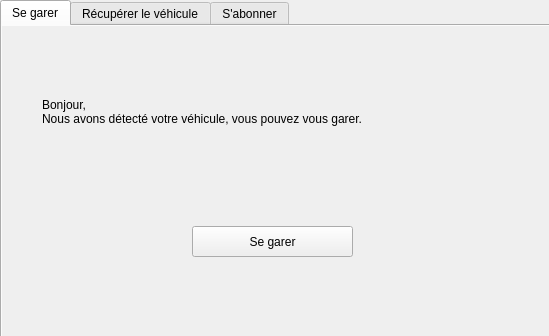
<?xml version="1.0" encoding="UTF-8"?>
<ui version="4.0">
 <class>consumer_home</class>
 <widget class="QMainWindow" name="consumer_home">
  <property name="geometry">
   <rect>
    <x>0</x>
    <y>0</y>
    <width>549</width>
    <height>336</height>
   </rect>
  </property>
  <property name="windowTitle">
   <string>DreamPark</string>
  </property>
  <widget class="QWidget" name="centralwidget">
   <widget class="QFrame" name="subscribed">
    <property name="enabled">
     <bool>true</bool>
    </property>
    <property name="geometry">
     <rect>
      <x>0</x>
      <y>0</y>
      <width>551</width>
      <height>341</height>
     </rect>
    </property>
    <property name="accessibleDescription">
     <string/>
    </property>
    <property name="autoFillBackground">
     <bool>true</bool>
    </property>
    <property name="frameShape">
     <enum>QFrame::Panel</enum>
    </property>
    <property name="frameShadow">
     <enum>QFrame::Raised</enum>
    </property>
    <widget class="QTabWidget" name="tabWidget">
     <property name="enabled">
      <bool>true</bool>
     </property>
     <property name="geometry">
      <rect>
       <x>0</x>
       <y>0</y>
       <width>551</width>
       <height>341</height>
      </rect>
     </property>
     <property name="toolTip">
      <string/>
     </property>
     <property name="currentIndex">
      <number>2</number>
     </property>
     <widget class="QWidget" name="tab">
      <property name="enabled">
       <bool>true</bool>
      </property>
      <property name="autoFillBackground">
       <bool>true</bool>
      </property>
      <attribute name="title">
       <string>Se garer</string>
      </attribute>
      <widget class="QPushButton" name="btn_teleport">
       <property name="geometry">
        <rect>
         <x>360</x>
         <y>250</y>
         <width>161</width>
         <height>31</height>
        </rect>
       </property>
       <property name="text">
        <string>Valider</string>
       </property>
      </widget>
      <widget class="QLabel" name="label_name">
       <property name="geometry">
        <rect>
         <x>40</x>
         <y>20</y>
         <width>241</width>
         <height>16</height>
        </rect>
       </property>
       <property name="text">
        <string>Bonjour Alexandre,</string>
       </property>
      </widget>
      <widget class="QCheckBox" name="check_Maintenir">
       <property name="geometry">
        <rect>
         <x>60</x>
         <y>180</y>
         <width>361</width>
         <height>21</height>
        </rect>
       </property>
       <property name="text">
        <string>Maintenir mon véhicule (+3 euros)</string>
       </property>
      </widget>
      <widget class="QCheckBox" name="check_Entretien">
       <property name="geometry">
        <rect>
         <x>60</x>
         <y>210</y>
         <width>371</width>
         <height>26</height>
        </rect>
       </property>
       <property name="text">
        <string>Entretenir mon véhicule (+4 euros)</string>
       </property>
      </widget>
      <widget class="QCheckBox" name="check_Livraison">
       <property name="geometry">
        <rect>
         <x>60</x>
         <y>60</y>
         <width>131</width>
         <height>26</height>
        </rect>
       </property>
       <property name="text">
        <string>Se faire livrer</string>
       </property>
      </widget>
      <widget class="QLineEdit" name="input_adrLivaison">
       <property name="enabled">
        <bool>false</bool>
       </property>
       <property name="geometry">
        <rect>
         <x>120</x>
         <y>90</y>
         <width>251</width>
         <height>33</height>
        </rect>
       </property>
       <property name="inputMask">
        <string/>
       </property>
       <property name="text">
        <string>Adresse de livraison</string>
       </property>
       <property name="dragEnabled">
        <bool>false</bool>
       </property>
       <property name="readOnly">
        <bool>false</bool>
       </property>
      </widget>
      <widget class="QTimeEdit" name="input_timeLivraison">
       <property name="enabled">
        <bool>false</bool>
       </property>
       <property name="geometry">
        <rect>
         <x>170</x>
         <y>130</y>
         <width>118</width>
         <height>33</height>
        </rect>
       </property>
      </widget>
      <widget class="QLabel" name="label_9">
       <property name="enabled">
        <bool>false</bool>
       </property>
       <property name="geometry">
        <rect>
         <x>120</x>
         <y>140</y>
         <width>66</width>
         <height>21</height>
        </rect>
       </property>
       <property name="text">
        <string>Heure : </string>
       </property>
      </widget>
     </widget>
     <widget class="QWidget" name="tab_2">
      <property name="autoFillBackground">
       <bool>true</bool>
      </property>
      <attribute name="title">
       <string>Récupérer le véhicule</string>
      </attribute>
      <widget class="QPushButton" name="btn_getCar">
       <property name="geometry">
        <rect>
         <x>100</x>
         <y>170</y>
         <width>291</width>
         <height>51</height>
        </rect>
       </property>
       <property name="text">
        <string>Récupérer maintenant</string>
       </property>
      </widget>
      <widget class="QLabel" name="label_immat">
       <property name="geometry">
        <rect>
         <x>30</x>
         <y>80</y>
         <width>501</width>
         <height>71</height>
        </rect>
       </property>
       <property name="text">
        <string>Votre véhicule immaticulé 12-ABS-31  est actuellement dans notre parking.</string>
       </property>
       <property name="alignment">
        <set>Qt::AlignCenter</set>
       </property>
      </widget>
     </widget>
     <widget class="QWidget" name="tab_settings">
      <property name="autoFillBackground">
       <bool>true</bool>
      </property>
      <attribute name="title">
       <string>Mon compte</string>
      </attribute>
      <widget class="QPushButton" name="btn_desinscrire">
       <property name="geometry">
        <rect>
         <x>320</x>
         <y>160</y>
         <width>171</width>
         <height>31</height>
        </rect>
       </property>
       <property name="text">
        <string>Supprimer mon compte</string>
       </property>
      </widget>
      <widget class="QLabel" name="label_2">
       <property name="geometry">
        <rect>
         <x>30</x>
         <y>30</y>
         <width>521</width>
         <height>31</height>
        </rect>
       </property>
       <property name="text">
        <string>Vous inscrire à un pack garanti vous permet d'avoir une place toujours 
disponible pour vous :</string>
       </property>
      </widget>
      <widget class="QLabel" name="label_3">
       <property name="geometry">
        <rect>
         <x>30</x>
         <y>130</y>
         <width>341</width>
         <height>21</height>
        </rect>
       </property>
       <property name="text">
        <string>Si vous voulez supprimer votre compte :</string>
       </property>
      </widget>
      <widget class="QPushButton" name="btn_packGaranti">
       <property name="geometry">
        <rect>
         <x>384</x>
         <y>70</y>
         <width>111</width>
         <height>31</height>
        </rect>
       </property>
       <property name="text">
        <string>Se désinscrire</string>
       </property>
      </widget>
     </widget>
    </widget>
   </widget>
   <widget class="QFrame" name="home">
    <property name="geometry">
     <rect>
      <x>-1</x>
      <y>-1</y>
      <width>551</width>
      <height>341</height>
     </rect>
    </property>
    <property name="autoFillBackground">
     <bool>true</bool>
    </property>
    <property name="frameShape">
     <enum>QFrame::StyledPanel</enum>
    </property>
    <property name="frameShadow">
     <enum>QFrame::Raised</enum>
    </property>
    <widget class="QPushButton" name="btn_guest">
     <property name="geometry">
      <rect>
       <x>290</x>
       <y>190</y>
       <width>231</width>
       <height>121</height>
      </rect>
     </property>
     <property name="text">
      <string>Non abonné</string>
     </property>
    </widget>
    <widget class="QLabel" name="label">
     <property name="geometry">
      <rect>
       <x>50</x>
       <y>30</y>
       <width>221</width>
       <height>71</height>
      </rect>
     </property>
     <property name="font">
      <font>
       <pointsize>28</pointsize>
       <weight>75</weight>
       <bold>true</bold>
      </font>
     </property>
     <property name="text">
      <string>Bienvenue!</string>
     </property>
    </widget>
    <widget class="QLabel" name="label_4">
     <property name="geometry">
      <rect>
       <x>50</x>
       <y>140</y>
       <width>221</width>
       <height>31</height>
      </rect>
     </property>
     <property name="text">
      <string>Veuillez choisir votre statut :</string>
     </property>
    </widget>
    <widget class="QPushButton" name="btn_subscriber">
     <property name="geometry">
      <rect>
       <x>40</x>
       <y>190</y>
       <width>221</width>
       <height>121</height>
      </rect>
     </property>
     <property name="text">
      <string>Abonné</string>
     </property>
    </widget>
   </widget>
   <widget class="QFrame" name="guest">
    <property name="enabled">
     <bool>true</bool>
    </property>
    <property name="geometry">
     <rect>
      <x>0</x>
      <y>0</y>
      <width>551</width>
      <height>341</height>
     </rect>
    </property>
    <property name="accessibleDescription">
     <string/>
    </property>
    <property name="autoFillBackground">
     <bool>true</bool>
    </property>
    <property name="frameShape">
     <enum>QFrame::Panel</enum>
    </property>
    <property name="frameShadow">
     <enum>QFrame::Raised</enum>
    </property>
    <widget class="QTabWidget" name="tabWidget_2">
     <property name="enabled">
      <bool>true</bool>
     </property>
     <property name="geometry">
      <rect>
       <x>0</x>
       <y>0</y>
       <width>551</width>
       <height>341</height>
      </rect>
     </property>
     <property name="toolTip">
      <string/>
     </property>
     <property name="autoFillBackground">
      <bool>true</bool>
     </property>
     <property name="currentIndex">
      <number>0</number>
     </property>
     <widget class="QWidget" name="tab_3">
      <property name="enabled">
       <bool>true</bool>
      </property>
      <property name="autoFillBackground">
       <bool>true</bool>
      </property>
      <attribute name="title">
       <string>Se garer</string>
      </attribute>
      <widget class="QPushButton" name="btn_teleport_2">
       <property name="geometry">
        <rect>
         <x>190</x>
         <y>200</y>
         <width>161</width>
         <height>31</height>
        </rect>
       </property>
       <property name="text">
        <string>Se garer</string>
       </property>
      </widget>
      <widget class="QLabel" name="label_name_2">
       <property name="geometry">
        <rect>
         <x>40</x>
         <y>20</y>
         <width>441</width>
         <height>131</height>
        </rect>
       </property>
       <property name="text">
        <string>Bonjour,
Nous avons détecté votre véhicule, vous pouvez vous garer. </string>
       </property>
      </widget>
     </widget>
     <widget class="QWidget" name="tab_4">
      <property name="autoFillBackground">
       <bool>true</bool>
      </property>
      <attribute name="title">
       <string>Récupérer le véhicule</string>
      </attribute>
      <widget class="QPushButton" name="btn_getCar_2">
       <property name="geometry">
        <rect>
         <x>120</x>
         <y>150</y>
         <width>291</width>
         <height>51</height>
        </rect>
       </property>
       <property name="text">
        <string>Récupérer maintenant</string>
       </property>
      </widget>
      <widget class="QLabel" name="label_7">
       <property name="geometry">
        <rect>
         <x>40</x>
         <y>40</y>
         <width>351</width>
         <height>21</height>
        </rect>
       </property>
       <property name="text">
        <string>Veuillez saisir votre numéro de ticket :</string>
       </property>
      </widget>
      <widget class="QLineEdit" name="input_numTicket">
       <property name="geometry">
        <rect>
         <x>40</x>
         <y>70</y>
         <width>461</width>
         <height>33</height>
        </rect>
       </property>
      </widget>
     </widget>
     <widget class="QWidget" name="tab_5">
      <property name="autoFillBackground">
       <bool>true</bool>
      </property>
      <attribute name="title">
       <string>S'abonner</string>
      </attribute>
      <widget class="QWidget" name="formLayoutWidget">
       <property name="geometry">
        <rect>
         <x>30</x>
         <y>50</y>
         <width>491</width>
         <height>74</height>
        </rect>
       </property>
       <layout class="QFormLayout" name="formLayout">
        <property name="fieldGrowthPolicy">
         <enum>QFormLayout::AllNonFixedFieldsGrow</enum>
        </property>
        <item row="0" column="0">
         <widget class="QLabel" name="nomLabel">
          <property name="text">
           <string>Nom</string>
          </property>
         </widget>
        </item>
        <item row="0" column="1">
         <widget class="QLineEdit" name="input_lastName"/>
        </item>
        <item row="1" column="0">
         <widget class="QLabel" name="prenomLabel">
          <property name="text">
           <string>Prenom</string>
          </property>
         </widget>
        </item>
        <item row="1" column="1">
         <widget class="QLineEdit" name="input_firstName"/>
        </item>
       </layout>
      </widget>
      <widget class="QLabel" name="label_5">
       <property name="geometry">
        <rect>
         <x>30</x>
         <y>20</y>
         <width>311</width>
         <height>16</height>
        </rect>
       </property>
       <property name="text">
        <string>Pour vous abonner veuillez remplir ces champs:</string>
       </property>
      </widget>
      <widget class="QLabel" name="label_6">
       <property name="geometry">
        <rect>
         <x>30</x>
         <y>130</y>
         <width>151</width>
         <height>21</height>
        </rect>
       </property>
       <property name="text">
        <string>Mode de paiement:</string>
       </property>
      </widget>
      <widget class="QWidget" name="formLayoutWidget_2">
       <property name="geometry">
        <rect>
         <x>180</x>
         <y>130</y>
         <width>341</width>
         <height>113</height>
        </rect>
       </property>
       <layout class="QFormLayout" name="formLayout_2">
        <item row="0" column="0">
         <widget class="QLabel" name="numeroDeCarteLabel">
          <property name="text">
           <string>Numero de carte</string>
          </property>
         </widget>
        </item>
        <item row="0" column="1">
         <widget class="QLineEdit" name="numeroDeCarteLineEdit"/>
        </item>
        <item row="1" column="0">
         <widget class="QLabel" name="dateDExpirationLabel">
          <property name="text">
           <string>Date d'expiration</string>
          </property>
         </widget>
        </item>
        <item row="1" column="1">
         <widget class="QDateEdit" name="input_date"/>
        </item>
        <item row="2" column="0">
         <widget class="QLabel" name="cryptogrammeVisuelLabel">
          <property name="text">
           <string>Cryptogramme Visuel</string>
          </property>
         </widget>
        </item>
        <item row="2" column="1">
         <widget class="QLineEdit" name="input_crypto"/>
        </item>
       </layout>
      </widget>
      <widget class="QCheckBox" name="check_packGaranti">
       <property name="geometry">
        <rect>
         <x>30</x>
         <y>240</y>
         <width>131</width>
         <height>21</height>
        </rect>
       </property>
       <property name="text">
        <string>Pack garantie</string>
       </property>
      </widget>
      <widget class="QPushButton" name="pushButton">
       <property name="geometry">
        <rect>
         <x>430</x>
         <y>270</y>
         <width>92</width>
         <height>27</height>
        </rect>
       </property>
       <property name="text">
        <string>Je m'abonne</string>
       </property>
      </widget>
     </widget>
    </widget>
   </widget>
   <widget class="QFrame" name="guest_recover">
    <property name="geometry">
     <rect>
      <x>-1</x>
      <y>-1</y>
      <width>551</width>
      <height>341</height>
     </rect>
    </property>
    <property name="autoFillBackground">
     <bool>true</bool>
    </property>
    <property name="frameShape">
     <enum>QFrame::StyledPanel</enum>
    </property>
    <property name="frameShadow">
     <enum>QFrame::Raised</enum>
    </property>
    <widget class="QLabel" name="label_8">
     <property name="geometry">
      <rect>
       <x>30</x>
       <y>10</y>
       <width>381</width>
       <height>121</height>
      </rect>
     </property>
     <property name="text">
      <string>Vous avez garé votre voiture durant 10 jours:


Le montant à payer est de 79 euros.
Veuillez insérer les coordonnées de votre carte bancaire:</string>
     </property>
    </widget>
   </widget>
   <zorder>guest_recover</zorder>
   <zorder>subscribed</zorder>
   <zorder>home</zorder>
   <zorder>guest</zorder>
  </widget>
 </widget>
 <resources/>
 <connections/>
</ui>
